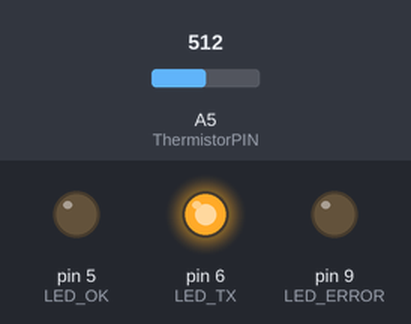
Bench run of a sketch on a simulated Arduino Uno, built with avr-gcc and run on an emulated ATmega328P. Shown: output pins drawn as LEDs (lit = HIGH). Inputs (shaded band) come from the test bench; at power-on: A5 (ThermistorPIN) = 512. What the sketch prints to the serial monitor is not drawn.

Above: at 4.33 s.
At 14.3 s:
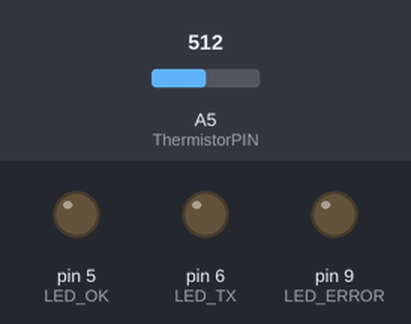
Timing chart, 0 to 27.4 s (numbered marks = the images above):
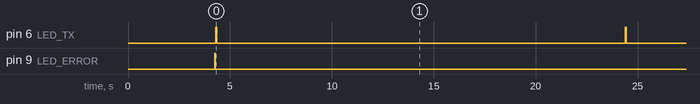

Measured:
- by itself, pin 6 (LED_TX): alternates HIGH for 0.05 s and LOW for 20.0 s

The sketch:

test-temp.ino
```cpp
// ---------------------------------------------------------------------
// Include
// ---------------------------------------------------------------------
#include <ATIM_LoRa.h> //ATIM library for LoRaWAN connection
#include <SoftwareSerial.h> // More information at https://www.arduino.cc/en/Reference/SoftwareSerial
#include <math.h> // For temperature calculation


// We define the pins for the software Serial that will allows us to
// debug our code.
SoftwareSerial mySerial(10, 11); // Pin 10 will work as RX and Pin 11 as TX


// ---------------------------------------------------------------------
// Define
// ---------------------------------------------------------------------
// The 3 colours LED on the Airboard is driven by 3 different digital pins:
// PIN 5 is Green colour, PIN 9 is Red colour, PIN 6 is Blue color
#define LED_OK 5
#define LED_ERROR 9
#define LED_TX 6
#define ThermistorPIN 5     // Analog Pin 5 for Temperature readings


// ---------------------------------------------------------------------
// Global variables
// ---------------------------------------------------------------------

float pad = 10000;      // Pad Resistance
float thermr = 10000;   // thermistor nominal resistance
byte msgg[3];           // Store the data to be uploaded to Objeniou's Network

byte data[10];


//Instance of  the class Arm
Arm Objenious; // Needed to make work the LoRaWAN module


// ---------------------------------------------------------------------
// Config
// ---------------------------------------------------------------------
void setup()
{
    // set the data rate for the SoftwareSerial port (Debug mode only)
    mySerial.begin(9600);
    mySerial.println("Software serial test OK!");
    // If you see the message on your serial monitor it is working!


    // We have to configure the digital pins as output in order to use the LED
    pinMode(LED_ERROR, OUTPUT); // RED color
    pinMode(LED_TX, OUTPUT); // BLUE color
    pinMode(LED_OK, OUTPUT); // GREEN color

    // Then we ensure the LEDs are OFF
    digitalWrite(LED_ERROR, LOW);
    digitalWrite(LED_TX, LOW);
    digitalWrite(LED_OK, LOW);


// ---------------------------------------------------------------------
// LoRaWAN module Init and configuration
// ---------------------------------------------------------------------
    //delay(8000); // delay needed for the module to be ready to initialize.

    //Init of the LoRaWAN module - Red light if error, Green light if Ok
    armError_t err = Objenious.Init(&Serial);
    if(err != ARM_ERR_NONE)
    {
      mySerial.println(err);
        digitalWrite(LED_ERROR, HIGH);
        mySerial.println("Network Error"); // Debug
    }
    else
    {
        digitalWrite(LED_OK, HIGH);
        mySerial.println("Connected to Objenious"); // Debug
    }

    // Configuration of the LoRaWAN module
    Objenious.SetMode(ARM_MODE_LORAWAN);

    Objenious.LwEnableRxWindows(true);
    Objenious.LwEnableTxAdaptiveSpeed(true);
    Objenious.LwEnableDutyCycle(true);
    Objenious.LwEnableTxAdaptiveChannel(true);
    Objenious.LwEnableRx2Adaptive(true);
    Objenious.LwEnableOtaa(true);
    Objenious.LwSetPortField(0x0a);

    Objenious.SetLed(ARM_LED_ON_RF);

    digitalWrite(LED_OK, LOW);
    digitalWrite(LED_ERROR, LOW);

    //Apply the configuration to the module.
    err = Objenious.UpdateConfig();

    if(err != ARM_ERR_NONE)
    {
      mySerial.println(err);
        digitalWrite(LED_ERROR, HIGH);
        mySerial.println("Update error"); // Debug
    }
    else
    {
        digitalWrite(LED_OK, HIGH);
        mySerial.println("Update OK"); // Debug
    }

    //delay(8000); // delay needed for the module to connect to Objenious

    // If the module connected succesfully then Green LED will be ON
    // If the module couldn't connect then Red LED will be ON
    // We turn the LED OFF after 8 seconds
    digitalWrite(LED_OK, LOW);
    digitalWrite(LED_ERROR, LOW);

// ---------------------------------------------------------------------
// Here starts your code :D
// ---------------------------------------------------------------------

    msgg[0]=1; // This byte will indicate to Objeniou's platform what kind
               // of sketch we are using anf hence how to decode the data:
               //   - 1 = Temperature data
               //   - 2 = Push button data
               //   - 3 = Window/Door open data

}


// ---------------------------------------------------------------------
// How the code works:
// The sensor is read by the "Thermistor" function and then is multiplied
// by 100 in order to avoid decimal number.
// The mySerial function will print the information on the virtual Serial
// so we can debug.
// The temperature data is an Int, hence 2bytes of data. This data is stored
// in the "msgg" buffer before being uploaded to Objeniou's platform. To do
// that we need to copy byte by byte. Example:
// int temp = 2348 (23,48°C * 100) // example valule...
//
// dec  ->   Byte 1     Byte 2
// 2348 -> 0000 1001  0010 1100 (binary representation of 2348. http://www.exploringbinary.com/binary-converter/)
//
// Then we store the fisrt Byte in msgg[1] and the sencond byte in msgg[2]
// Objenious.Send will uoload the data to our LoRaNetwork.
// ---------------------------------------------------------------------

void loop()
{
  int temp;
  temp=Thermistor(analogRead(ThermistorPIN))*100;    // read ADC and convert it to Celsius
  mySerial.print("Celsius: ");
  mySerial.println(temp/100);                     // display Celsius
  msgg[1] = ((byte) (temp>>8));                     // https://www.arduino.cc/en/Reference/Bitshift
  msgg[2] = (byte) temp;
  mySerial.print("SEnd : ");
  mySerial.println(Objenious.Send("toto", sizeof("toto")));
//  Objenious.Receive(data, sizeof(data), 4000);      // Receive the packet from server if it is available.
//  for (byte i = 0; i < sizeof(data); i++)
//  {
//    mySerial.print(data[i],HEX);                    //We serial print it byte by byte
//    data[i] = 0;                                    //We clean the data buffer byte by byte.
//  }
//  mySerial.println();

  //mySerial.println(Objenious.Send(msgg, sizeof(msgg)));               // Send the temp to Objenious network
  Blink(LED_TX,50);                                 // After sending the data we blink the BLUE led for 50 milliseconds
  delay(20000);                                     // Send the temperature every 20 seconds
}


// ---------------------------------------------------------------------
// This function calculates the temperature from the ADC read
// ---------------------------------------------------------------------

float Thermistor(int RawADC) {
  long Resistance;
  float Temp;  // Dual-Purpose variable to save space.

  Resistance=pad*((1024.0 / RawADC) - 1);
  Temp = log(Resistance); // Saving the Log(resistance) so we can use it later
  Temp = 1 / (0.001129148 + (0.000234125 * Temp) + (0.0000000876741 * Temp * Temp * Temp));
  Temp = Temp - 273.15;  // Convert Kelvin to Celsius

  return Temp;                                      // Return the Temperature
}


// ---------------------------------------------------------------------
// This function makes blink the LED
// ---------------------------------------------------------------------

void Blink(byte PIN, int DELAY_MS)
{
  digitalWrite(PIN,HIGH);
  delay(DELAY_MS);
  digitalWrite(PIN,LOW);
}
```

armport_arduino.cpp
```cpp
// ---------------------------------------------------------------------
// Created date: 17.11.2015
// ---------------------------------------------------------------------

/***********************************************************************

 Copyright (c) 2016 ATIM


 Permission is hereby granted, free of charge, to any person obtaining a copy
 of this software and associated documentation files (the "Software"), to deal
 in the Software without restriction, including without limitation the rights
 to use, copy, modify, merge, publish, distribute, sublicense, and/or sell
 copies of the Software, and to permit persons to whom the Software is
 furnished to do so, subject to the following conditions:


 The above copyright notice and this permission notice shall be included in
 all copies or substantial portions of the Software.


 THE SOFTWARE IS PROVIDED "AS IS", WITHOUT WARRANTY OF ANY KIND, EXPRESS OR
 IMPLIED, INCLUDING BUT NOT LIMITED TO THE WARRANTIES OF MERCHANTABILITY,
 FITNESS FOR A PARTICULAR PURPOSE AND NONINFRINGEMENT.  IN NO EVENT SHALL THE
 AUTHORS OR COPYRIGHT HOLDERS BE LIABLE FOR ANY CLAIM, DAMAGES OR OTHER
 LIABILITY, WHETHER IN AN ACTION OF CONTRACT, TORT OR OTHERWISE, ARISING FROM,
 OUT OF OR IN CONNECTION WITH THE SOFTWARE OR THE USE OR OTHER DEALINGS IN
 THE SOFTWARE.

***********************************************************************/

// ---------------------------------------------------------------------
// Include
// ---------------------------------------------------------------------
#include "armport.h"
#include <Arduino.h>
#include <HardwareSerial.h>

// ---------------------------------------------------------------------
// Private define
// ---------------------------------------------------------------------
#ifdef ARMPORT_WITH_nSLEEP
#define _ARMPORT_PIN_nSLEEP	4
#endif
#ifdef ARMPORT_WITH_nRESET
#define _ARMPORT_PIN_nRESET 8
#endif

// ---------------------------------------------------------------------
// Implemented method
// ---------------------------------------------------------------------

ArmPort::ArmPort() : _port(0)
{
}

ArmPort::~ArmPort()
{
	Close();
}

int ArmPort::Open(void* port)
{
	if(_port)
		Close();

	if(!((HardwareSerial*)port))
		return -1;

	_port = port;

	//Init gpio
	#ifdef ARMPORT_WITH_nSLEEP
	pinMode(_ARMPORT_PIN_nSLEEP, OUTPUT);
	#endif
	#ifdef ARMPORT_WITH_nRESET
	pinMode(_ARMPORT_PIN_nRESET, OUTPUT);
	#endif

	return 0;
}

int ArmPort::Config(armPortBaudrate_t baudrate,
					armPortDatabits_t databits,
					armPortParity_t parity,
					armPortStopbit_t stopbit)
{
	if(_port==0)
		return -1;

	uint8_t config = 0;

	//Set data bits
	switch(databits)
	{
		case ARMPORT_DATA_7BITS:
			config += SERIAL_7N1;
		break;

		case ARMPORT_DATA_8BITS:
			config += SERIAL_8N1;
		break;
	}

	//Set parity
	switch(parity)
	{
		case ARMPORT_PARITY_NO:
			config += SERIAL_5N1;
		break;

		case ARMPORT_PARITY_EVEN:
			config += SERIAL_5E1;
		break;

		case ARMPORT_PARITY_ODD:
			config += SERIAL_5O1;
		break;
	}

	//Set bit stop
	switch(stopbit)
	{
		case ARMPORT_STOPBIT_1:
			config += SERIAL_5N1;
		break;

		case ARMPORT_STOPBIT_2:
			config += SERIAL_5N2;
		break;
	}

	((HardwareSerial*)_port)->begin((unsigned long)baudrate, config);
	return 0;
}

int ArmPort::Close()
{
	if(_port==0)
		return -1;

	((HardwareSerial*)_port)->end();
	_port = 0;

	//Deinit gpio
	#ifdef ARMPORT_WITH_nSLEEP
	pinMode(_ARMPORT_PIN_nSLEEP, INPUT);
	#endif
	#ifdef ARMPORT_WITH_nRESET
	pinMode(_ARMPORT_PIN_nRESET, INPUT);
	#endif

	return 0;
}

int ArmPort::Write(const void* buf, size_t nbyte)
{
	if(_port==0)
		return -1;

	return ((HardwareSerial*)_port)->write((const uint8_t*)buf, nbyte);
}

int ArmPort::Read(void* buf, size_t nbyte, unsigned int timeout)
{
	if(_port==0)
		return -1;

	if(nbyte == 0)
		return 0;

	((HardwareSerial*)_port)->setTimeout(timeout);
	return ((HardwareSerial*)_port)->readBytes((uint8_t*)buf, 1);
}

void ArmPort::Delay(unsigned int ms)
{
	delay(ms);
}

#if defined ARMPORT_WITH_nSLEEP || defined ARMPORT_WITH_nBOOT || defined ARMPORT_WITH_nRESET
void ArmPort::GpioSet(armPortPin_t pin, bool val)
{
	switch(pin)
	{
		#ifdef ARMPORT_WITH_nSLEEP
		case ARMPORT_PIN_nSLEEP:
			digitalWrite(_ARMPORT_PIN_nSLEEP, val);
		break;
		#endif

		#ifdef ARMPORT_WITH_nRESET
		case ARMPORT_PIN_nRESET:
			digitalWrite(_ARMPORT_PIN_nRESET, val);
		break;
		#endif
	}
}
#endif
```

armport_arduino.cpp
```cpp
// ---------------------------------------------------------------------
// Created date: 17.11.2015
// ---------------------------------------------------------------------

/***********************************************************************

 Copyright (c) 2016 ATIM


 Permission is hereby granted, free of charge, to any person obtaining a copy
 of this software and associated documentation files (the "Software"), to deal
 in the Software without restriction, including without limitation the rights
 to use, copy, modify, merge, publish, distribute, sublicense, and/or sell
 copies of the Software, and to permit persons to whom the Software is
 furnished to do so, subject to the following conditions:


 The above copyright notice and this permission notice shall be included in
 all copies or substantial portions of the Software.


 THE SOFTWARE IS PROVIDED "AS IS", WITHOUT WARRANTY OF ANY KIND, EXPRESS OR
 IMPLIED, INCLUDING BUT NOT LIMITED TO THE WARRANTIES OF MERCHANTABILITY,
 FITNESS FOR A PARTICULAR PURPOSE AND NONINFRINGEMENT.  IN NO EVENT SHALL THE
 AUTHORS OR COPYRIGHT HOLDERS BE LIABLE FOR ANY CLAIM, DAMAGES OR OTHER
 LIABILITY, WHETHER IN AN ACTION OF CONTRACT, TORT OR OTHERWISE, ARISING FROM,
 OUT OF OR IN CONNECTION WITH THE SOFTWARE OR THE USE OR OTHER DEALINGS IN
 THE SOFTWARE.

***********************************************************************/

// ---------------------------------------------------------------------
// Include
// ---------------------------------------------------------------------
#include "armport.h"
#include <Arduino.h>
#include <HardwareSerial.h>

// ---------------------------------------------------------------------
// Private define
// ---------------------------------------------------------------------
#ifdef ARMPORT_WITH_nSLEEP
#define _ARMPORT_PIN_nSLEEP	4
#endif
#ifdef ARMPORT_WITH_nRESET
#define _ARMPORT_PIN_nRESET 8
#endif

// ---------------------------------------------------------------------
// Implemented method
// ---------------------------------------------------------------------

ArmPort::ArmPort() : _port(0)
{
}

ArmPort::~ArmPort()
{
	Close();
}

int ArmPort::Open(void* port)
{
	if(_port)
		Close();

	if(!((HardwareSerial*)port))
		return -1;

	_port = port;

	//Init gpio
	#ifdef ARMPORT_WITH_nSLEEP
	pinMode(_ARMPORT_PIN_nSLEEP, OUTPUT);
	#endif
	#ifdef ARMPORT_WITH_nRESET
	pinMode(_ARMPORT_PIN_nRESET, OUTPUT);
	#endif

	return 0;
}

int ArmPort::Config(armPortBaudrate_t baudrate,
					armPortDatabits_t databits,
					armPortParity_t parity,
					armPortStopbit_t stopbit)
{
	if(_port==0)
		return -1;

	uint8_t config = 0;

	//Set data bits
	switch(databits)
	{
		case ARMPORT_DATA_7BITS:
			config += SERIAL_7N1;
		break;

		case ARMPORT_DATA_8BITS:
			config += SERIAL_8N1;
		break;
	}

	//Set parity
	switch(parity)
	{
		case ARMPORT_PARITY_NO:
			config += SERIAL_5N1;
		break;

		case ARMPORT_PARITY_EVEN:
			config += SERIAL_5E1;
		break;

		case ARMPORT_PARITY_ODD:
			config += SERIAL_5O1;
		break;
	}

	//Set bit stop
	switch(stopbit)
	{
		case ARMPORT_STOPBIT_1:
			config += SERIAL_5N1;
		break;

		case ARMPORT_STOPBIT_2:
			config += SERIAL_5N2;
		break;
	}

	((HardwareSerial*)_port)->begin((unsigned long)baudrate, config);
	return 0;
}

int ArmPort::Close()
{
	if(_port==0)
		return -1;

	((HardwareSerial*)_port)->end();
	_port = 0;

	//Deinit gpio
	#ifdef ARMPORT_WITH_nSLEEP
	pinMode(_ARMPORT_PIN_nSLEEP, INPUT);
	#endif
	#ifdef ARMPORT_WITH_nRESET
	pinMode(_ARMPORT_PIN_nRESET, INPUT);
	#endif

	return 0;
}

int ArmPort::Write(const void* buf, size_t nbyte)
{
	if(_port==0)
		return -1;

	return ((HardwareSerial*)_port)->write((const uint8_t*)buf, nbyte);
}

int ArmPort::Read(void* buf, size_t nbyte, unsigned int timeout)
{
	if(_port==0)
		return -1;

	if(nbyte == 0)
		return 0;

	((HardwareSerial*)_port)->setTimeout(timeout);
	return ((HardwareSerial*)_port)->readBytes((uint8_t*)buf, 1);
}

void ArmPort::Delay(unsigned int ms)
{
	delay(ms);
}

#if defined ARMPORT_WITH_nSLEEP || defined ARMPORT_WITH_nBOOT || defined ARMPORT_WITH_nRESET
void ArmPort::GpioSet(armPortPin_t pin, bool val)
{
	switch(pin)
	{
		#ifdef ARMPORT_WITH_nSLEEP
		case ARMPORT_PIN_nSLEEP:
			digitalWrite(_ARMPORT_PIN_nSLEEP, val);
		break;
		#endif

		#ifdef ARMPORT_WITH_nRESET
		case ARMPORT_PIN_nRESET:
			digitalWrite(_ARMPORT_PIN_nRESET, val);
		break;
		#endif
	}
}
#endif
```
